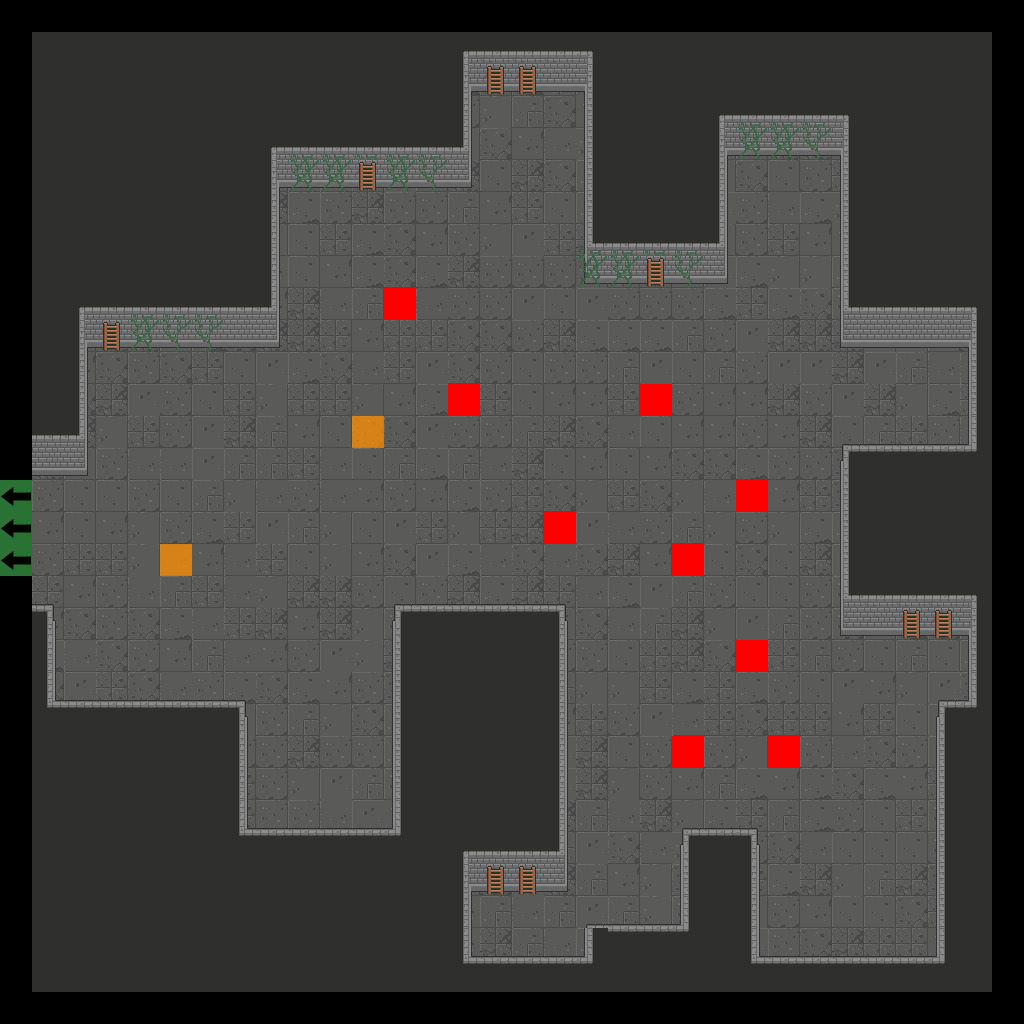

A level layout from a 2D game, rendered from its tile map. Below: a short description, then the map file with tile-grid data replaced by summaries:
An orthogonal 32x32 tile map with 32x32 px tiles, 7 tile layers (Floor, Walls, Doors, Pillars, ...), 2 tilesets.

<map version="1.2" tiledversion="2019.04.18" orientation="orthogonal" renderorder="right-down" width="32" height="32" tilewidth="32" tileheight="32" infinite="0" nextlayerid="22" nextobjectid="1">
 <tileset firstgid="1" source="Dungeon_Tileset_2.tsx" />
 <tileset firstgid="321" source="flags.tsx" />
 <layer id="15" name="Floor" width="32" height="32">
  <data>[1024 cells, 900 non-empty, 12 distinct tile ids]</data>
 </layer>
 <layer id="16" name="Walls" width="32" height="32">
  <data>[1024 cells, 496 non-empty, 28 distinct tile ids]</data>
 </layer>
 <layer id="17" name="Doors" width="32" height="32">
  <data>[1024 cells, 0 non-empty, 0 distinct tile ids]</data>
 </layer>
 <layer id="18" name="Pillars" width="32" height="32">
  <data>[1024 cells, 0 non-empty, 0 distinct tile ids]</data>
 </layer>
 <layer id="19" name="Candles" width="32" height="32">
  <data>[1024 cells, 0 non-empty, 0 distinct tile ids]</data>
 </layer>
 <layer id="20" name="Debris" width="32" height="32">
  <data>[1024 cells, 37 non-empty, 5 distinct tile ids]</data>
 </layer>
 <layer id="21" name="Flags" width="32" height="32">
  <data>[1024 cells, 14 non-empty, 3 distinct tile ids]</data>
 </layer>
</map>
